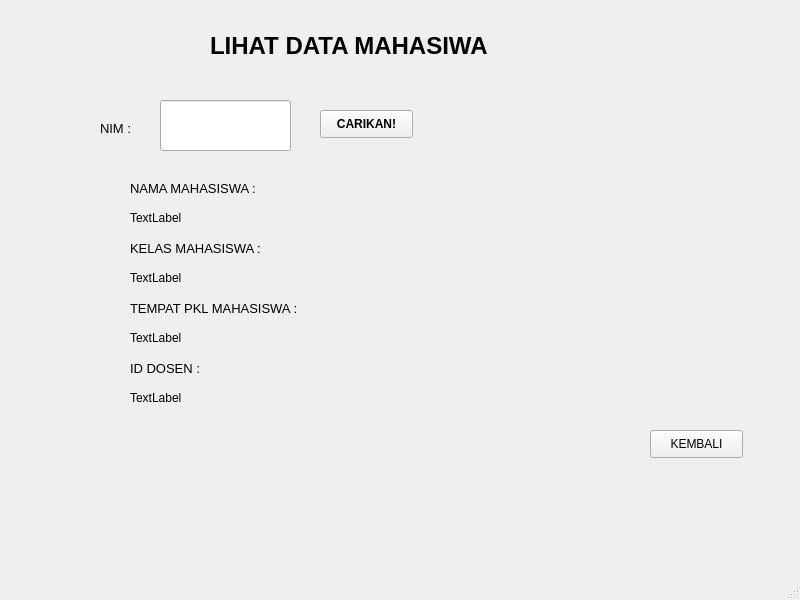
<?xml version="1.0" encoding="UTF-8"?>
<ui version="4.0">
 <class>MainWindow</class>
 <widget class="QMainWindow" name="MainWindow">
  <property name="geometry">
   <rect>
    <x>0</x>
    <y>0</y>
    <width>800</width>
    <height>600</height>
   </rect>
  </property>
  <property name="windowTitle">
   <string>MainWindow</string>
  </property>
  <widget class="QWidget" name="centralwidget">
   <widget class="QLabel" name="label_8">
    <property name="geometry">
     <rect>
      <x>130</x>
      <y>270</y>
      <width>441</width>
      <height>16</height>
     </rect>
    </property>
    <property name="text">
     <string>TextLabel</string>
    </property>
   </widget>
   <widget class="QLabel" name="label_11">
    <property name="geometry">
     <rect>
      <x>130</x>
      <y>210</y>
      <width>441</width>
      <height>16</height>
     </rect>
    </property>
    <property name="text">
     <string>TextLabel</string>
    </property>
   </widget>
   <widget class="QPushButton" name="pushButton_2">
    <property name="geometry">
     <rect>
      <x>320</x>
      <y>110</y>
      <width>93</width>
      <height>28</height>
     </rect>
    </property>
    <property name="font">
     <font>
      <weight>75</weight>
      <bold>true</bold>
     </font>
    </property>
    <property name="text">
     <string>CARIKAN!</string>
    </property>
   </widget>
   <widget class="QLabel" name="label_14">
    <property name="geometry">
     <rect>
      <x>100</x>
      <y>120</y>
      <width>81</width>
      <height>16</height>
     </rect>
    </property>
    <property name="font">
     <font>
      <pointsize>10</pointsize>
     </font>
    </property>
    <property name="text">
     <string>NIM :</string>
    </property>
   </widget>
   <widget class="QLabel" name="label_10">
    <property name="geometry">
     <rect>
      <x>130</x>
      <y>390</y>
      <width>441</width>
      <height>16</height>
     </rect>
    </property>
    <property name="text">
     <string>TextLabel</string>
    </property>
   </widget>
   <widget class="QLineEdit" name="lineEdit_7">
    <property name="geometry">
     <rect>
      <x>160</x>
      <y>100</y>
      <width>131</width>
      <height>51</height>
     </rect>
    </property>
    <property name="font">
     <font>
      <pointsize>10</pointsize>
      <weight>75</weight>
      <bold>true</bold>
     </font>
    </property>
    <property name="text">
     <string/>
    </property>
   </widget>
   <widget class="QLabel" name="label_5">
    <property name="geometry">
     <rect>
      <x>130</x>
      <y>300</y>
      <width>211</width>
      <height>16</height>
     </rect>
    </property>
    <property name="font">
     <font>
      <pointsize>10</pointsize>
     </font>
    </property>
    <property name="text">
     <string>TEMPAT PKL MAHASISWA :</string>
    </property>
   </widget>
   <widget class="QLabel" name="label_13">
    <property name="geometry">
     <rect>
      <x>130</x>
      <y>180</y>
      <width>161</width>
      <height>16</height>
     </rect>
    </property>
    <property name="font">
     <font>
      <pointsize>10</pointsize>
     </font>
    </property>
    <property name="text">
     <string>NAMA MAHASISWA :</string>
    </property>
   </widget>
   <widget class="QLabel" name="label_4">
    <property name="geometry">
     <rect>
      <x>130</x>
      <y>240</y>
      <width>161</width>
      <height>16</height>
     </rect>
    </property>
    <property name="font">
     <font>
      <pointsize>10</pointsize>
     </font>
    </property>
    <property name="text">
     <string>KELAS MAHASISWA :</string>
    </property>
   </widget>
   <widget class="QLabel" name="label_9">
    <property name="geometry">
     <rect>
      <x>130</x>
      <y>330</y>
      <width>441</width>
      <height>16</height>
     </rect>
    </property>
    <property name="text">
     <string>TextLabel</string>
    </property>
   </widget>
   <widget class="QLabel" name="label_12">
    <property name="geometry">
     <rect>
      <x>210</x>
      <y>30</y>
      <width>411</width>
      <height>31</height>
     </rect>
    </property>
    <property name="font">
     <font>
      <pointsize>18</pointsize>
      <weight>75</weight>
      <bold>true</bold>
     </font>
    </property>
    <property name="text">
     <string>LIHAT DATA MAHASIWA</string>
    </property>
   </widget>
   <widget class="QLabel" name="label_6">
    <property name="geometry">
     <rect>
      <x>130</x>
      <y>360</y>
      <width>91</width>
      <height>16</height>
     </rect>
    </property>
    <property name="font">
     <font>
      <pointsize>10</pointsize>
     </font>
    </property>
    <property name="text">
     <string>ID DOSEN :</string>
    </property>
   </widget>
   <widget class="QPushButton" name="pushButton">
    <property name="geometry">
     <rect>
      <x>650</x>
      <y>430</y>
      <width>93</width>
      <height>28</height>
     </rect>
    </property>
    <property name="text">
     <string>KEMBALI</string>
    </property>
   </widget>
  </widget>
  <widget class="QMenuBar" name="menubar">
   <property name="geometry">
    <rect>
     <x>0</x>
     <y>0</y>
     <width>800</width>
     <height>26</height>
    </rect>
   </property>
  </widget>
  <widget class="QStatusBar" name="statusbar"/>
 </widget>
 <resources/>
 <connections/>
</ui>
